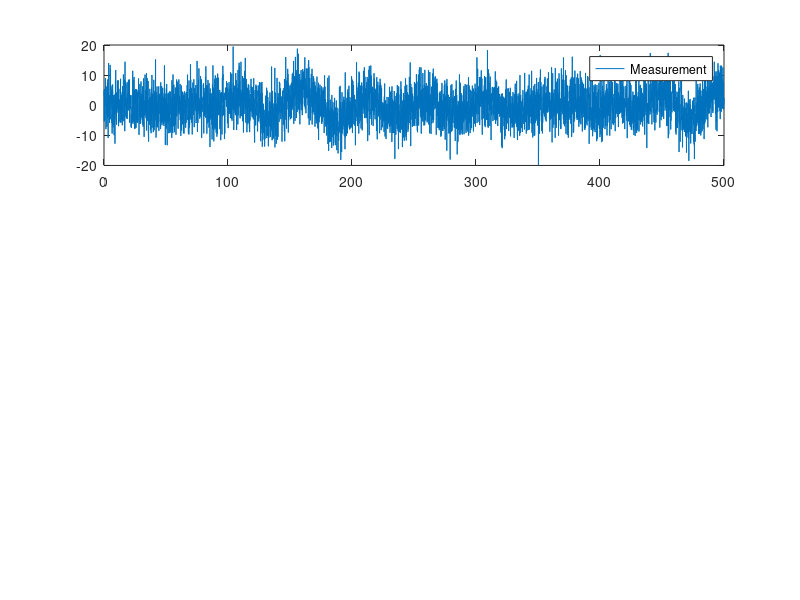

This figure's MATLAB source: (Note: this script raises an error after producing the figure.)
% Spring mass damper model in continuous time
k = 0.1;
m = 5;
cf = 0.1;
A = [0      1;
    -k/m -cf/m];
B = [0; 1/m];
C = [1 0];
D = 0;
s1 = ss(A,B,C,D);
% LTI system object
[y,t,xs] = step(s1);
% plot step response

plot(t,y)

% Discrete-time model of the process
dt = 0.1;
% sampling time of system
Phi = expm(A*dt);
Gamma = inv(A)*(Phi-eye(2))*B;
H = C;

% Simulation loop

%
T = 500;
n = T/dt;

x = zeros(2,n);
% zero the state vector
wk = 1;
% process noise source
vk = 5;
% measurement noise
t = 0:dt:(n-1)*dt;
% time vector

for i = 1:n

% Drive the system with process noise only to generate some noisy data to be filtered.
%
% Benefits of driving the process with noise from the input is that the
% noise magnitudes will be realistic w.r.t each other i.e. psoition and
% velocity because you are using the input couplingand dynamics of the
% model to generate the states. The direct injection method may produce an
% unreasnoable relationship between state noise variances.
%
x(:,i+1) = Phi*x(:,i) + Gamma*wk*(randn(1,1));
% generated with input-reffered noise
% x(:,i+1) = Phi*x(:,i) + wk*(randn(2,1));
% process noise(direct)
z(i) = H * x(:,i) + vk*randn(1);

end
subplot(3,1,1),stairs(t,z)
legend('Measurement','Actual State')
hold off

% Now filter the data with a Kalman filter

%
Q = [0.031 0; 0 0.01]*0.02;
R = 25;
P = [0.5 0;0 0.5];
xhat = zeros(2,n);
u = 0;

% Filter loop

for i = 1:n
    [xhat(:,i+1),Pp,K] = kalman(xhat(:,i),z(i),P,Phi,B,u,Q,R,H);
    P = Pp;
end

subplot(3,1,2),stairs(t,z)
hold on
stairs(t,xhat(1,1:end-1),'r')
legend('Measurement','State Estimate')
hold off
subplot(3,1,3),stairs(t,xhat(1,1:end-1),'r')
hold on
stairs(t,x(1,1:end-1),'g')
legend('State Estimate','Actual State')
hold off